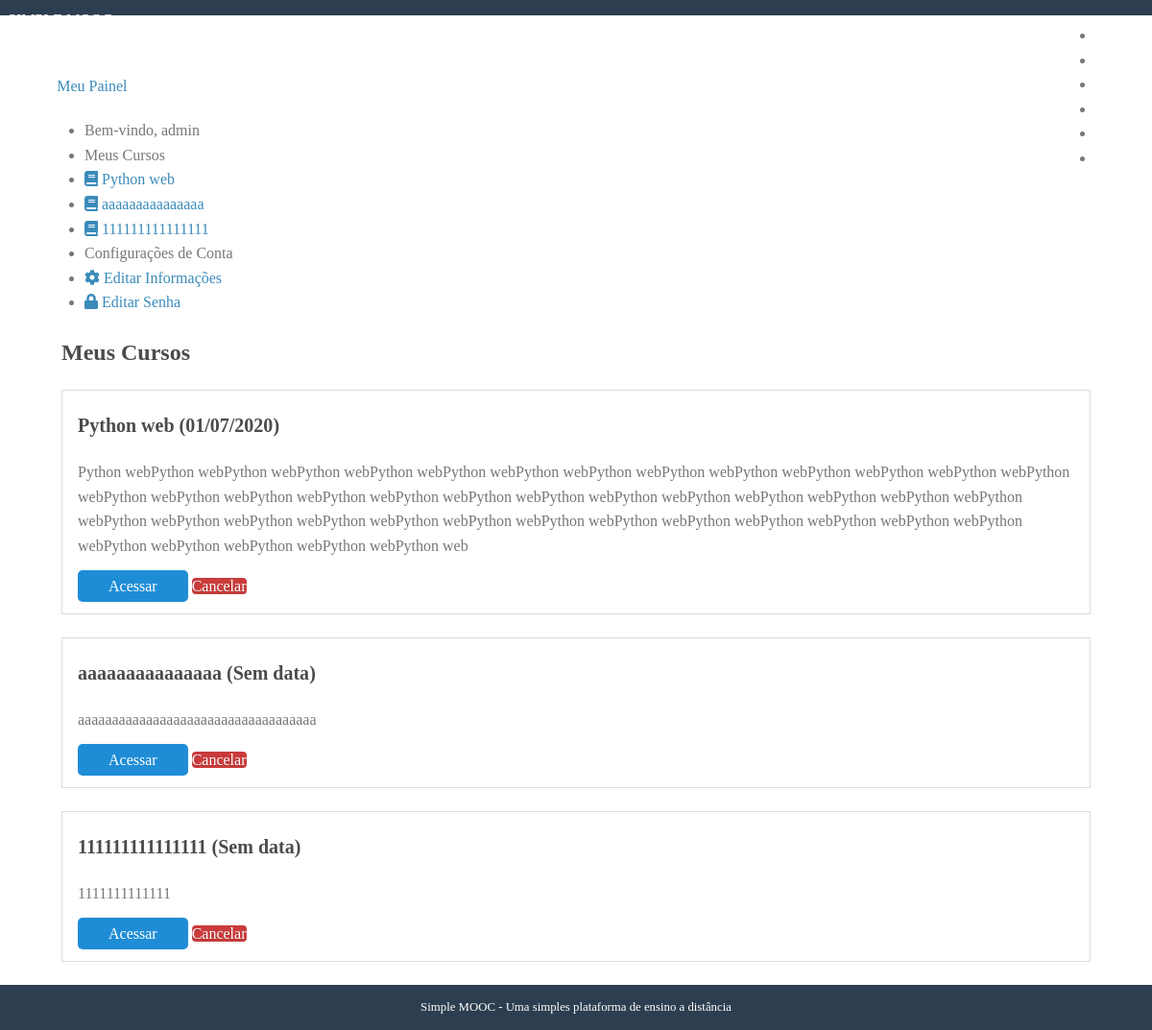
Before: /conta/ (signed in) with the older database file.
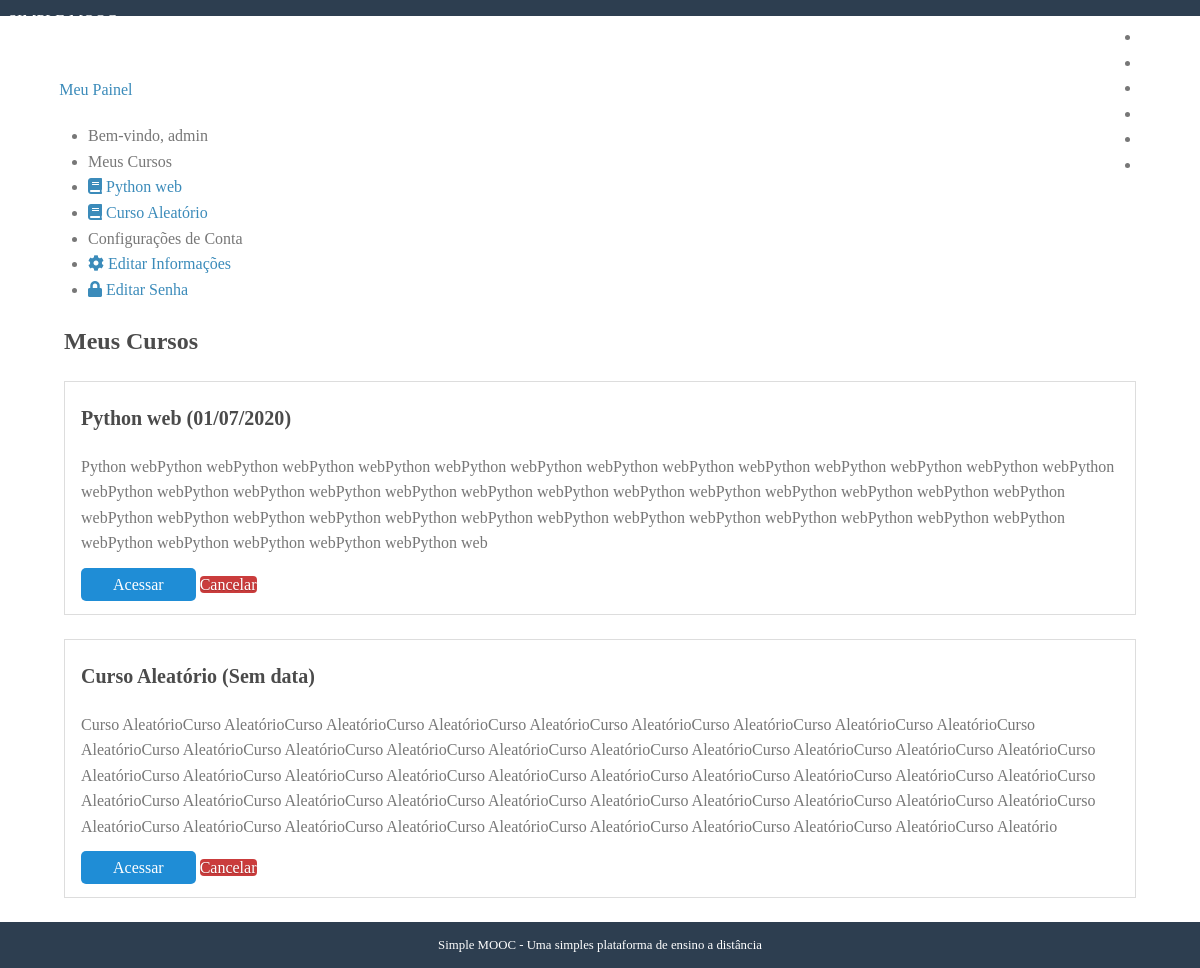
After: the same page with the newer database file.
### accounts/models.py (models this page shows, shortened)
class User(AbstractUser, PermissionsMixin):
    username = models.CharField('Nome do usuário', max_length=30, unique = True,
    validators=[validators.RegexValidator(re.compile('^[\w.@+-]+$'),
            'O nome de usuário só pode conter letras, digitos ou os '
            'seguintes caracteres: @/./+/-/_', 'invalid')]
    )
    email = models.EmailField('E-mail', unique=True)
    name = models.CharField('Nome', max_length=100, blank=True)
    is_active = models.BooleanField('Está Ativo?', blank=True, default=True)
    is_staff = models.BooleanField('É da equipe', blank=True, default=False)
    is_superuser = models.BooleanField('É da equipe', blank=True, default=False)
    date_joined = models.DateTimeField('Data de Entrada', auto_now_add=True)
    objects = UserManager()
    USERNAME_FIELD = 'username'
    REQUIRED_FIELDS = ['email']
    def __str__(self):
        return self.name or self.username
    class Meta:
        verbose_name = 'Usuário'
        verbose_name_plural = 'Usuários'

### courses/models.py (models this page shows, shortened)
class Enrollment(models.Model):
    STATUS_CHOICES = (
        (0, 'Pendente'),
        (1, 'Aprovado'),
        (2, 'Cancelado')
    )
    user = models.ForeignKey(
        settings.AUTH_USER_MODEL, verbose_name='Usuário',
        related_name='enrollments', on_delete=models.CASCADE,
    )
    course = models.ForeignKey(
        Course, verbose_name='Curso',
        related_name='enrollments', on_delete=models.CASCADE
    )
    status = models.IntegerField('Situação', choices=STATUS_CHOICES,
        default = 0,
        blank = True,
    )
    created_at = models.DateTimeField('Criado em', auto_now_add=True)
    updated_at = models.DateTimeField('Atualizado em', auto_now=True)
    class Meta:
        verbose_name = 'Inscrição'
        verbose_name_plural = 'Incrições'
        unique_together = (('user', 'course'),)

class Course(models.Model):
    name = models.CharField('Nome', max_length=100)
    slug = models.SlugField('Atalho')
    description = models.TextField('Descrição', blank=True)
    about = models.TextField('Sobre o curso', blank = True)
    start_date = models.DateField(
        'Data de inicio', null=True, blank=True
    )
    image = models.ImageField(
        upload_to='courses/images', verbose_name='Imagem',
        null=True, blank=True
    )
    created_at = models.DateField(
        'Criado em', auto_now_add=True
    )
    updated_at = models.DateField(
        'Atualizado em', auto_now = True
    )
    objects = CourseManager()
    def __str__(self):
        return self.name
    class Meta:
        verbose_name = 'Curso'
        verbose_name_plural = 'Cursos'
        ordering = ['name']

### accounts/views.py (the view)
# urls.py: path('', views.dashboard, name='dashboard'),
@login_required
def dashboard(request):
    template_name = 'accounts/dashboard.html'
    context = {}
    return render(request, template_name)

### accounts/templatetags/courses_tags.py (called while the page is built)
@register.simple_tag
def load_my_courses(user):
    return Enrollment.objects.filter(user=user)

### accounts/templates/accounts/dashboard.html
{% extends 'base.html' %}
{% load courses_tags %}
{% block content %}
    {% load_my_courses user as enrollments %}
    <div class="pure-g-r content-ribbon">
        <div class="pure-u-1">
            <ul class="breadcrumb">
                {% block breadcrumb %}
                    <li>
                        <a href="{% url 'accounts:dashboard' %}">Meu Painel</a></li>
                {% endblock breadcrumb %}
            </ul>
        </div>
        <div class=" pure-u-1-3"="pure-u-1-3"">
                            <div class="pure-menu pure-menu-open">
                                <ul>
                                    <li class="pure-menu-heading">
                                        Bem-vindo,
                                        {{ user }}
                                    </li>
                                    {% block menu_options %}
                                        <li class="pure-menu-heading">Meus Cursos</a>
                                        {% for enrollment in enrollments %}
                                            <li>
                                                <a href="{% url 'courses:announcements' enrollment.course.slug %}">
                                                    <i class="fas fa-book"></i>
                                                    {{ enrollment.course }}
                                                </a>
                                            </li>
                                            {% empty %}
                                            <li>Nenhum curso encontrado</li>
                                        {% endfor %}
                                        <li class="pure-menu-heading">Configurações de Conta</li>
                                        <li>
                                            <a href="{% url 'accounts:edit' %}">
                                                <i class="fas fa-cog"></i>
                                                Editar Informações
                                            </a>
                                        </li>
                                        <li>
                                            <a href="{% url 'accounts:edit_password' %}">
                                                <i class="fas fa-lock"></i>
                                                Editar Senha
                                            </a>
                                        </li>
                                    {% endblock menu_options %}
                                </ul>
                            </div>
                        </div>
                        <div class="pure-u-2-3">
                            <div class="inner">
                                {% block dashboard_content %}
                                    <h2>Meus Cursos</h2>
                                    {% for enrollment in enrollments %}
                                        <div class="well">
                                            <h3>{{ enrollment.course }}
                                                ({{ enrollment.course.start_date|date:'d/m/Y'|default:'Sem data' }})
                                            </h3>
                                            {{ enrollment.course.description|linebreaks}}
                                            <div class="pure-controls">
                                                <a href="{% url 'courses:announcements' enrollment.course.slug %}" class="pure-button pure-button-primary">Acessar</a>
                                                <a href="{% url 'courses:undo_enrollment' enrollment.course.slug %}" class="pure-button button-error">Cancelar</a>
                                            </div>
                                        </div>
                                        {% empty %}
                                        <aside class="pure-u-1">
                                            <p>Nenhum curso inscrito</p>
                                        </aside>
                                    {% endfor %}
                                {% endblock dashboard_content %}
                            </div>
                        </div>
                    </div>
                {% endblock content %}

### core/templates/base.html (shortened to what this page needs)
{% load static %}
<!doctype html>
<html lang="pt-br">
    <head>
        <link rel="stylesheet" href="http://yui.yahooapis.com/pure/0.3.0/pure-min.css">
        <link rel="stylesheet" href="https://use.fontawesome.com/releases/v5.13.1/css/all.css">
        <link rel="stylesheet" href="{% static 'css/styles.css' %}"/>
    </head>
    <body>
        <div class="header">
            <div class="pure-menu pure-menu-open pure-menu-fixed pure-menu-horizontal">
                <a class="pure-menu-heading" href="{% url 'core:home' %}">SIMPLE MOOC</a>
                <ul>
                    <li class="pure-menu-selected">
                        <a href="{% url 'core:home' %}">Início</a>
                    </li>
                    <li>
                        <a href="{% url 'courses:index' %}">Cursos</a>
                    </li>
                    <li>
                        <a href="{% url 'forum:index' %}">Fórum</a>
                    </li>
                    <li>
                        <a href="{% url 'core:contact' %}">Contato</a>
                    </li>
                    {% if user.is_authenticated %}
                        <li>
                            <a href="{% url 'accounts:dashboard' %}">Painel</a>
                        </li>
                        <li>
                            <a href="{% url 'accounts:logout' %}">Sair</a>
                        </li>
                    {% else %}
                        <li>
                            <a href="{% url 'accounts:login' %}">Entrar</a>
                        </li>
                    {% endif %}
                </ul>
            </div>
        </div>
        <div class="content">
            {% block content %}{% endblock content %}
            <div class="footer">
                Simple MOOC - Uma simples plataforma de ensino a distância
            </div>
        </div>
    </body>
</html>

### core/static/css/styles.css (style rules this page uses)
* { -webkit-box-sizing: border-box; -moz-box-sizing: border-box; box-sizing: border-box; }
body { margin: 0 auto; line-height: 1.7em; }
a { color: #3b8bba; }
.content { padding-top: 2em; }
.header { margin: 0 0; }
.header .pure-menu { padding: 0.5em; background-color: #2d3e50; }
.header .pure-menu a { color: #fff; }
.header .pure-menu-heading { float: left; }
.header ul { float: right; }
.pure-menu.pure-menu-open.pure-menu-fixed { border-bottom: none; z-index: 4; }
.content .content-ribbon { margin: 1.5em 3em; }
.footer { background: #2d3e50; color: #fff; text-align: center; padding: 1em; font-size: 80%; }
.pure-button-primary { background-color: #1f8dd6; color: white; padding: 0.5em 2em; border-radius: 5px; }
.inner { padding: 0em 1em; }
.inner p { margin-top: 0; }
ul.breadcrumb { padding: 0; }
ul.breadcrumb li { display: inline-block; }
ul.breadcrumb li a { display: inline-block; padding: 0.3em 0.7em; }
.button-success, .button-error, .button-warning, .button-secondary { color: white; border-radius: 4px; text-shadow: 0 1px 1px rgba(0, 0, 0, 0.2); }
.button-error { background: rgb(202, 60, 60); }
body { min-width: 320px; color: #777; line-height: 1.6; }
h1, h2, h3, h4, h5, h6 { font-weight: bold; color: rgb(75, 75, 75); }
h3 { font-size: 1.25em; }
a { color: #3b8bba; text-decoration: none; }
.well { border: 1px solid #ddd; padding: 0em 1em 1em 1em; margin-bottom: 1.5em; }

Changed rows visible on the page:
removed Enrollment: course "aaaaaaaaaaaaaaa", course.start_date "Sem data", course.description "aaaaaaaaaaaaaaaaaaaaaaaaaaaaaaaaaaa"
removed Enrollment: course "111111111111111", course.start_date "Sem data", course.description "1111111111111"
added Enrollment: course "Curso Aleatório", course.start_date "Sem data", course.description "Curso AleatórioCurso AleatórioCurso AleatórioCurso AleatórioCurso AleatórioCurso AleatórioCurso AleatórioCurso AleatórioCurso AleatórioCurso AleatórioCurso AleatórioCurso AleatórioCurso AleatórioCurso AleatórioCurso AleatórioCurso AleatórioCurso AleatórioCurso AleatórioCurso AleatórioCurso AleatórioCurso AleatórioCurso AleatórioCurso AleatórioCurso AleatórioCurso AleatórioCurso AleatórioCurso AleatórioCurso AleatórioCurso AleatórioCurso AleatórioCurso AleatórioCurso AleatórioCurso AleatórioCurso AleatórioCurso AleatórioCurso AleatórioCurso AleatórioCurso AleatórioCurso AleatórioCurso AleatórioCurso AleatórioCurso AleatórioCurso AleatórioCurso AleatórioCurso AleatórioCurso AleatórioCurso…"
